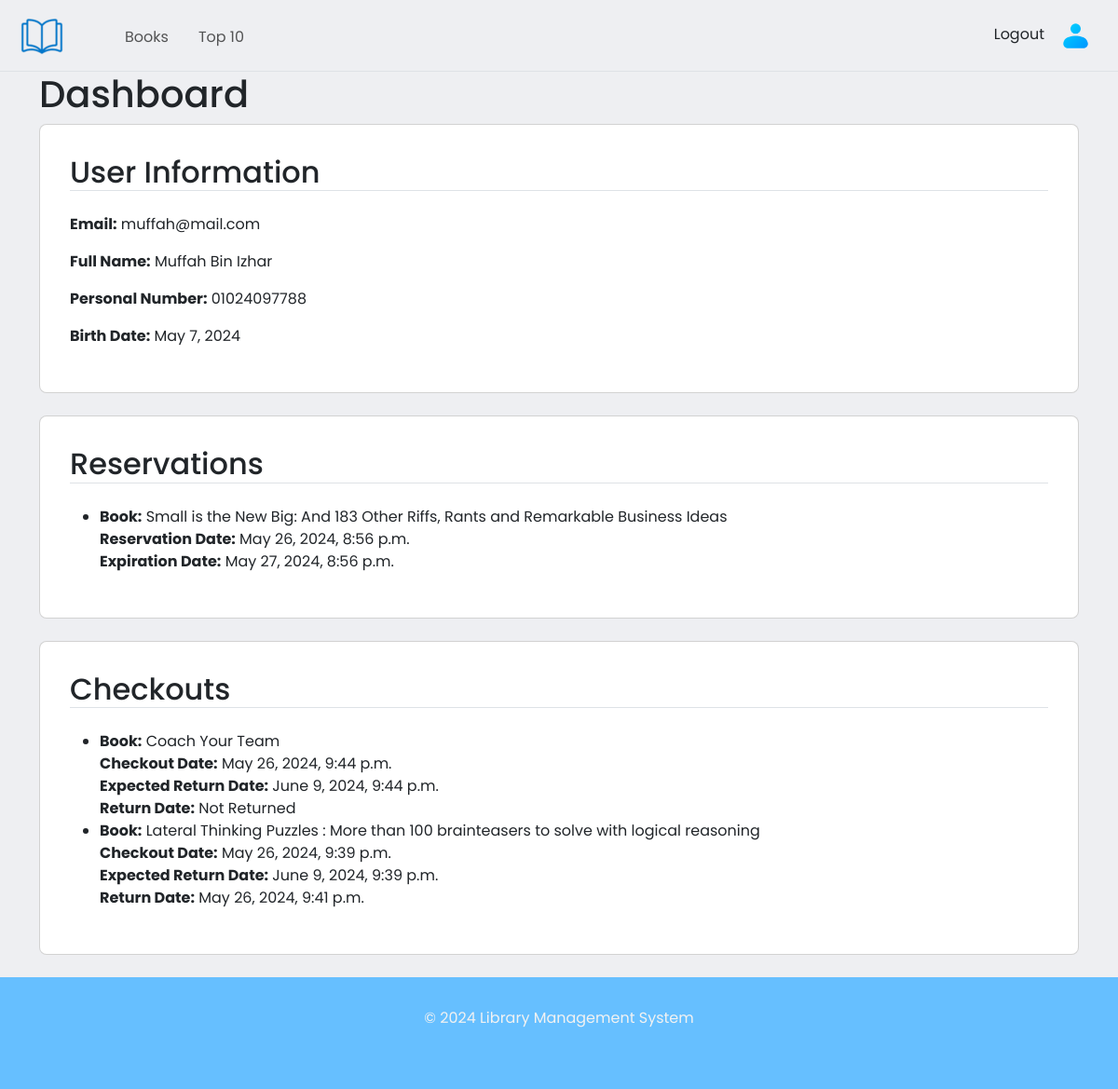
Page /dashboard/ (signed in) on the committed database.
### users/models.py (models this page shows, shortened)
class User(AbstractUser):
    username = None
    email = models.EmailField(_('Email Address'), unique=True)
    status = models.PositiveSmallIntegerField(choices=Status.choices, default=Status.CUSTOMER)
    objects = UserManager()
    USERNAME_FIELD = 'email'
    REQUIRED_FIELDS = []

### library/models.py (models this page shows, shortened)
class Customer(models.Model):
    user = models.OneToOneField(
        User,
        on_delete=models.CASCADE,
        related_name='customer_profile',
        verbose_name=_('User')
    )
    email = models.EmailField(_('Email'), unique=True)
    full_name = models.CharField(_('Full Name'), max_length=255)
    personal_number = models.CharField(_('Personal Number'), max_length=11, unique=True)
    birth_date = models.DateField(_('Birth Date'))
    class Meta:
        verbose_name = _('Customer')
        verbose_name_plural = _('Customers')

class Reservation(models.Model):
    book = models.ForeignKey(Book, on_delete=models.CASCADE, verbose_name=_('Book'))
    customer = models.ForeignKey(Customer, on_delete=models.CASCADE, verbose_name=_('Customer'))
    reservation_date = models.DateTimeField(_('Reservation Date'), auto_now_add=True)
    expiration_date = models.DateTimeField(_('Expiration Date'), default=default_expiration_date)
    class Meta:
        verbose_name = _('Reservation')
        verbose_name_plural = _('Reservations')
        ordering = ['-id']

class Book(models.Model):
    authors = models.ManyToManyField(Author, related_name='books', verbose_name=_('Authors'))
    genres = models.ManyToManyField(Genre, related_name='books', verbose_name=_('Genres'))
    title = models.CharField(_('Title'), max_length=255)
    image = models.URLField(_('Image'), max_length=255)
    date_published = models.DateField(_('Date Published'))
    stock = models.PositiveIntegerField(_('Stock'))
    class Meta:
        verbose_name = _('Book')
        verbose_name_plural = _('Books')
        ordering = ['-id']

class Checkout(models.Model):
    book = models.ForeignKey(Book, on_delete=models.CASCADE, verbose_name=_('Book'))
    customer = models.ForeignKey(Customer, on_delete=models.CASCADE, verbose_name=_('Customer'))
    checkout_date = models.DateTimeField(_('Checkout Date'), auto_now_add=True)
    return_date = models.DateTimeField(_('Return Date'), null=True, blank=True)
    expected_return_date = models.DateTimeField(_('Expected Return Date'), default=default_return_date)
    is_returned = models.BooleanField(_('Is Returned'), default=False)
    class Meta:
        verbose_name = _('Checkout')
        verbose_name_plural = _('Checkouts')
        ordering = ['-id']

### library/views.py (the view)
# urls.py: path('dashboard/', dashboard, name='dashboard'),
@login_required(login_url='library:login')
def dashboard(request):
    user = request.user
    customer = Customer.objects.get(user=user)
    reservations = Reservation.objects.filter(customer=customer)
    checkouts = Checkout.objects.filter(customer=customer)
    context = {
        'user': user,
        'customer': customer,
        'reservations': reservations,
        'checkouts': checkouts,
    }
    return render(request, 'library/dashboard.html', context)

### library/templates/library/dashboard.html (shortened to what this page needs)
{% extends 'library/base.html' %}
{% block content %}
    <h1>Dashboard</h1>
    <div class="card user-info p-3 mb-4 rounded-3">
        <div class="card-body">
            <h2 class="border-bottom mb-4">User Information</h2>
            <p><strong>Email:</strong> {{ user.email }}</p>
            <p><strong>Full Name:</strong> {{ customer.full_name }}</p>
            <p><strong>Personal Number:</strong> {{ customer.personal_number }}</p>
            <p><strong>Birth Date:</strong> {{ customer.birth_date }}</p>
        </div>
    </div>
    <div class="card reservations p-3 mb-4 rounded-3">
        <div class="card-body">
            <h2 class="border-bottom mb-4">Reservations</h2>
            {% if reservations %}
                <ul>
                    {% for reservation in reservations %}
                        <li>
                            <strong>Book:</strong> {{ reservation.book.title }}<br>
                            <strong>Reservation Date:</strong> {{ reservation.reservation_date }}<br>
                            <strong>Expiration Date:</strong> {{ reservation.expiration_date }}
                        </li>
                    {% endfor %}
                </ul>
            {% else %}
                <p>You have no active reservations.</p>
            {% endif %}
        </div>
    </div>
    <div class="card checkouts p-3 mb-4 rounded-3">
        <div class="card-body">
            <h2 class="border-bottom mb-4">Checkouts</h2>
            {% if checkouts %}
                <ul>
                    {% for checkout in checkouts %}
                        <li>
                            <strong>Book:</strong> {{ checkout.book.title }}<br>
                            <strong>Checkout Date:</strong> {{ checkout.checkout_date }}<br>
                            <strong>Expected Return Date:</strong> {{ checkout.expected_return_date }}<br>
                            <strong>Return Date:</strong> {{ checkout.return_date|default:"Not Returned" }}
                        </li>
                    {% endfor %}
                </ul>
            {% else %}
                <p>You have no active checkouts.</p>
            {% endif %}
        </div>
    </div>
{% endblock %}

### library/static/library/css/base.css (style rules this page uses)
:root { --text: rgb(0, 0, 0); --background: rgb(238, 239, 242); --primary: rgb(0, 149, 255); --secondary: rgb(221, 224, 228); --accent: rgb(0, 149, 255); --text-50: rgb(242, 242, 242); --text-100: rgb(230, 230, 230); --text-200: rgb(204, 204, 204); --text-300: rgb(179, 179, 179); --text-400: rgb(153, 153, 153); --text-500: rgb(128, 128, 128); --text-600: rgb(102, 102, 102); --text-700: rgb(77, 77, 77); --text-800: rgb(51, 51, 51); --text-900: rgb(26, 26, 26); --text-950: rgb(13, 13, 13); --background-50: rgb(241, 241, 244); --background-100: rgb(226, 228, 233); --background-200: rgb(197, 201, 211); --background-300: rgb(169, 174, 188); --background-400: rgb(140, 146, 166); --background-500: rgb(111, 119, 144); --background-600: rgb(89, 95, 115); --background-700: rgb(67, 72, 86); --background-800: rgb(44, 48, 58); --background-900: rgb(22, 24, 29); --background-950: rgb(11, 12, 14); --primary-50: rgb(229, 244, 255); --primary-100: rgb(204, 234, 255); --primary-200: rgb(153, 213, 255); --primary-300: rgb(102, 191, 255); --primary-400: rgb(51, 170, 255); --primary-500: rgb(0, 149, 255); --primary-600: rgb(0, 119, 204); --primary-700: rgb(0, 89, 153); --primary-800: rgb(0, 60, 102); --primary-900: rgb(0, 30, 51); --primary-950: rgb(0, 15, 26); --secondary-50: rgb(241, 242, 244); --secondary-100: rgb(227, 229, 232); --secondary-200: rgb(198, 203, 210); --secondary-300: rgb(170, 177, 187); --secondary-400: rgb(142, 152, 164); --secondary-500: rgb(113, 126, 142); --secondary-600: rgb(91, 101, 113); --secondary-700: rgb(68, 75, 85); --secondary-800: rgb(45, 50, 57); --secondary-900: rgb(23, 25, 28); --secondary-950: rgb(11, 13, 14); --accent-50: rgb(229, 244, 255); --accent-100: rgb(204, 234, 255); --accent-200: rgb(153, 213, 255); --accent-300: rgb(102, 191, 255); --accent-400: rgb(51, 170, 255); --accent-500: rgb(0, 149, 255); --accent-600: rgb(0, 119, 204); --accent-700: rgb(0, 89, 153); --accent-800: rgb(0, 60, 102); --accent-900: rgb(0, 30, 51); --accent-950: rgb(0, 15, 26); }
* { margin: 0; padding: 0; font: inherit; font-size: 100%; vertical-align: baseline; }
body { min-height: 100vh; background-color: var(--background); font-family: "Poppins", sans-serif; }

### rows in the picture
User: email "muffah@mail.com"
Customer: full_name "Muffah Bin Izhar", personal_number "01024097788", birth_date "May 7, 2024"
Reservation: book "Small is the New Big: And 183 Other Riffs, Rants and Remarkable Business Ideas", reservation_date "May 26, 2024, 8:56 p.m.", expiration_date "May 27, 2024, 8:56 p.m."
Checkout: book "Coach Your Team", checkout_date "May 26, 2024, 9:44 p.m.", expected_return_date "June 9, 2024, 9:44 p.m.", return_date "Not Returned"
Checkout: book "Lateral Thinking Puzzles : More than 100 brainteasers to solve with logical reasoning", checkout_date "May 26, 2024, 9:39 p.m.", expected_return_date "June 9, 2024, 9:39 p.m.", return_date "May 26, 2024, 9:41 p.m."
